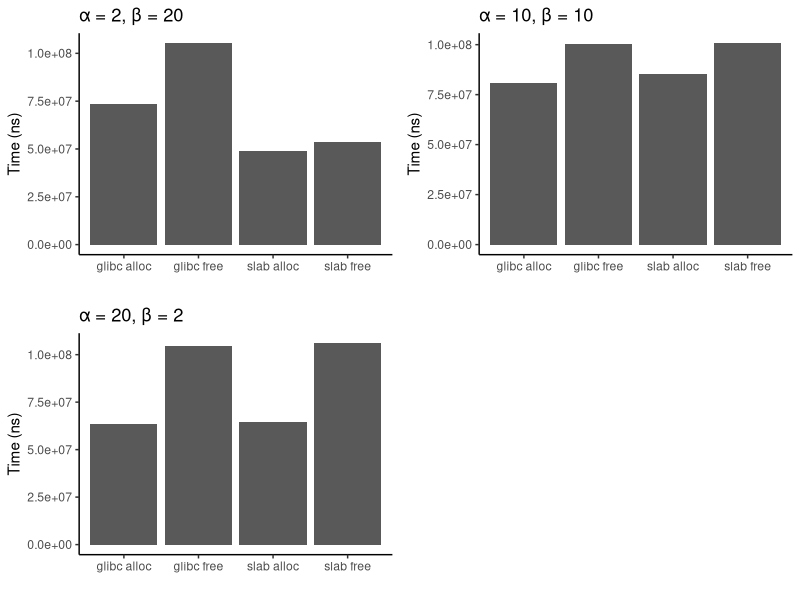
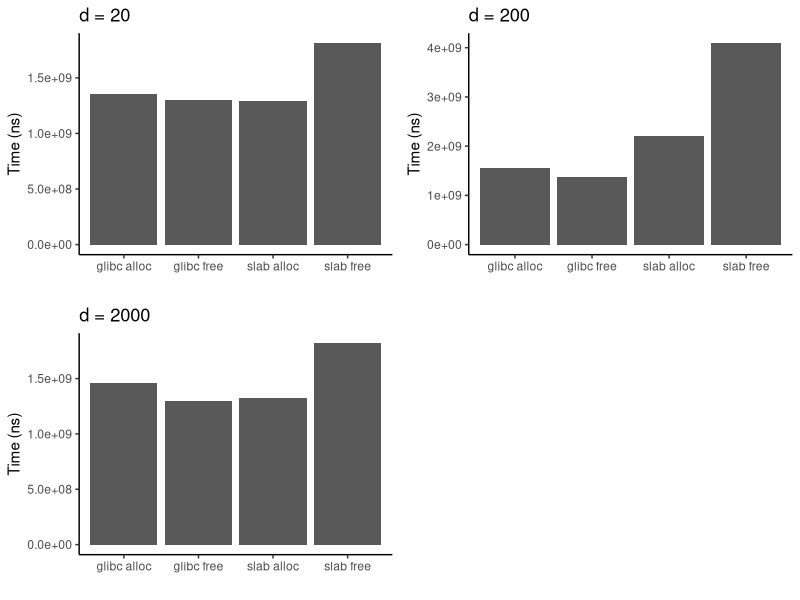
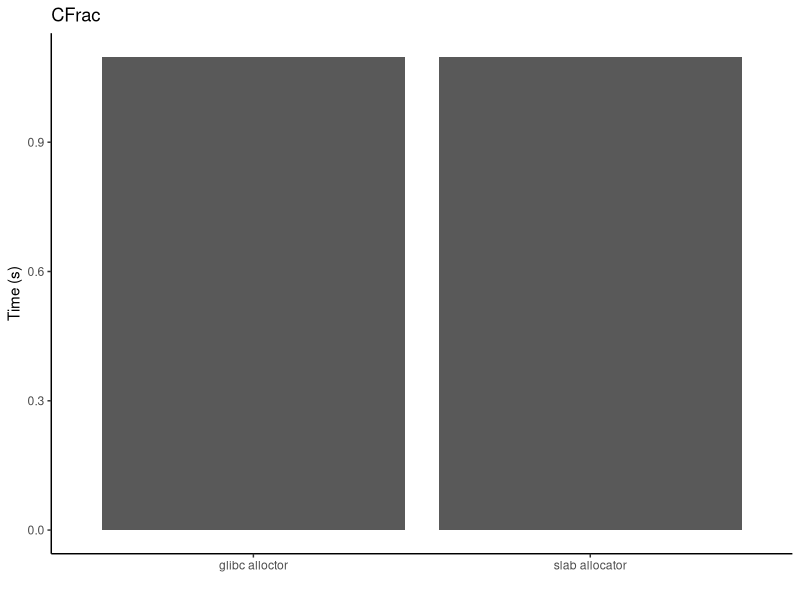

Recreate these plots in R, in order.
library(cowplot)
library(ggplot2)

a2b20 = data.frame(
  name=c("glibc alloc", "glibc free", "slab alloc", "slab free"),
  value=c(73762004, 105279871, 48850355, 53842230)
)

a10b10 = data.frame(
  name=c("glibc alloc", "glibc free", "slab alloc", "slab free"),
  value=c(80618721, 100255538, 85237269, 100701580)
)

a20b2 = data.frame(
  name=c("glibc alloc", "glibc free", "slab alloc", "slab free"),
  value=c(63419295, 104708128, 64289456, 106009778)
)

p1 = ggplot(a2b20, aes(x=name, y=value)) + 
        geom_bar(stat = "identity") +
        ggtitle("α = 2, β = 20") +
        xlab("") + 
        ylab("Time (ns)") +
        theme_classic()

p2 = ggplot(a10b10, aes(x=name, y=value)) + 
        geom_bar(stat = "identity") +
        ggtitle("α = 10, β = 10") +
        xlab("") + 
        ylab("Time (ns)") + 
        theme_classic()


p3 = ggplot(a20b2, aes(x=name, y=value)) + 
        geom_bar(stat = "identity") +
        ggtitle("α = 20, β = 2") +
        xlab("") +
        ylab("Time (ns)") +
        theme_classic()


p4 = plot_grid(p1, p2, p3, labels=c("", "", ""), ncol=2, nrow=2)
sizedistrfile = "sizedistr.eps"
save_plot(sizedistrfile, p4, ncol=2, nrow=2, base_asp=1.1, device=cairo_pdf)


d20 = data.frame(
  name=c("glibc alloc", "glibc free", "slab alloc", "slab free"),
  value=c(1353739496, 1302657973, 1296069239, 1811195904)
)

d200 = data.frame(
  name=c("glibc alloc", "glibc free", "slab alloc", "slab free"),
  value=c(1562964912, 1372038624, 2205603636, 4090888374)
)

d2000 = data.frame(
  name=c("glibc alloc", "glibc free", "slab alloc", "slab free"),
  value=c(1459956050, 1299646708, 1324878552, 1819149237)
)

p5 = ggplot(d20, aes(x=name, y=value)) + 
        geom_bar(stat = "identity") +
        ggtitle("d = 20") +
        xlab("") + 
        ylab("Time (ns)") +
        theme_classic()

p6 = ggplot(d200, aes(x=name, y=value)) + 
        geom_bar(stat = "identity") +
        ggtitle("d = 200") +
        xlab("") + 
        ylab("Time (ns)") + 
        theme_classic()


p7 = ggplot(d2000, aes(x=name, y=value)) + 
        geom_bar(stat = "identity") +
        ggtitle("d = 2000") +
        xlab("") +
        ylab("Time (ns)") +
        theme_classic()

p8 = plot_grid(p5, p6, p7, labels=c("", "", ""), ncol=2, nrow=2)
randompatternfname = "randomapttern.eps"
save_plot(randompatternfname, p8, ncol=2, nrow=2, base_asp=1.1, device=cairo_pdf)

cfrac = data.frame(
  name=c("glibc alloctor", "slab allocator"),
  value=c(1.098, 1.097)
)

p9 = ggplot(cfrac, aes(x=name, y=value)) + 
        geom_bar(stat = "identity") +
        ggtitle("CFrac") +
        xlab("") +
        ylab("Time (s)") +
        theme_classic()
cfracfname = "cfrac.eps"
save_plot(cfracfname, p9, ncol=2, nrow=2, base_asp=1.1, device=cairo_pdf)
